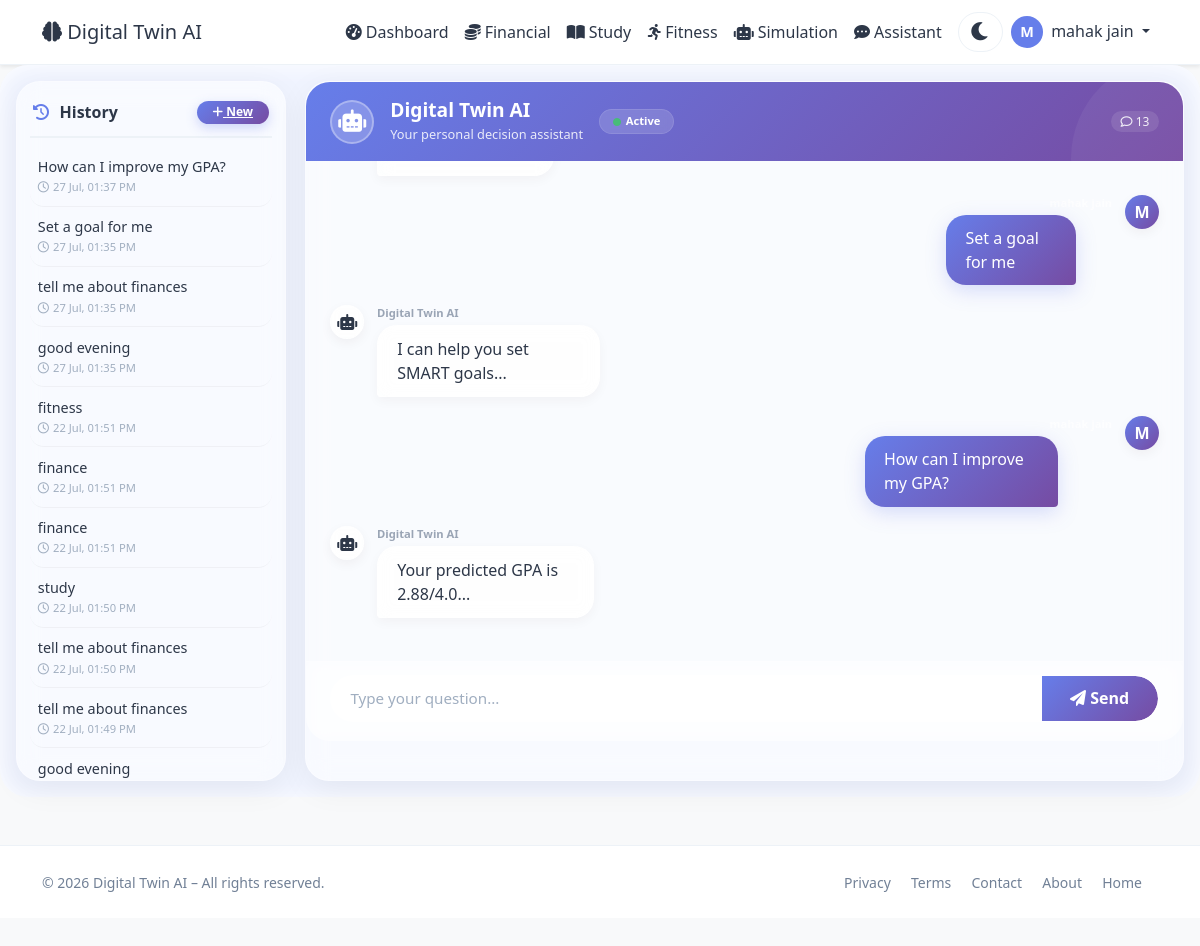
The page /user/assistant (signed in) on the database its author committed.
### app.py (models this page shows, shortened)
class User(UserMixin, db.Model):
    id = db.Column(db.Integer, primary_key=True)
    username = db.Column(db.String(80), unique=True, nullable=False)
    email = db.Column(db.String(120), unique=True, nullable=False)
    password_hash = db.Column(db.String(200), nullable=False)
    age = db.Column(db.Integer, default=25)
    occupation = db.Column(db.String(100), default='Student')
    monthly_income = db.Column(db.Float, default=50000)
    monthly_expenses = db.Column(db.Float, default=35000)
    savings = db.Column(db.Float, default=100000)
    study_hours_per_week = db.Column(db.Float, default=20)
    fitness_hours_per_week = db.Column(db.Float, default=5)
    sleep_hours_per_day = db.Column(db.Float, default=7)
    created_at = db.Column(db.DateTime, default=datetime.utcnow)
    is_admin = db.Column(db.Boolean, default=False)
    transactions = db.relationship('Transaction', backref='user', lazy=True)
    study_logs = db.relationship('StudyLog', backref='user', lazy=True)
    fitness_logs = db.relationship('FitnessLog', backref='user', lazy=True)
    goals = db.relationship('Goal', backref='user', lazy=True)

class ChatMessage(db.Model):
    id = db.Column(db.Integer, primary_key=True)
    user_id = db.Column(db.Integer, db.ForeignKey('user.id'), nullable=False)
    question = db.Column(db.Text, nullable=False)
    response = db.Column(db.Text, nullable=False)
    timestamp = db.Column(db.DateTime, default=datetime.utcnow)
    user = db.relationship('User', backref='chat_messages')

### app.py (the view, shortened to what this page needs)
@app.route('/user/assistant', methods=['GET', 'POST'])
@login_required
def user_assistant():
    if request.args.get('new'):
        session.pop('last_query', None)
        session.pop('last_response', None)
        session['hide_messages'] = True   # <-- Hide messages in chat body
        return redirect(url_for('user_assistant'))
    load_id = request.args.get('load')
    last_query = session.get('last_query')
    last_response = session.get('last_response')
    hide_messages = session.get('hide_messages', False)
    all_messages = ChatMessage.query.filter_by(user_id=current_user.id).order_by(ChatMessage.timestamp.desc()).all()
    return render_template('user/assistant.html',
                           user=current_user,
                           last_query=last_query,
                           last_response=last_response,
                           all_messages=all_messages,
                           hide_messages=hide_messages)

### app.py (called while the page is built)
@app.context_processor
def utility_processor():
    return dict(datetime=datetime)

@login_manager.user_loader
def load_user(user_id):
    return User.query.get(int(user_id))

### templates/user/assistant.html (shortened to what this page needs)
{% extends "base.html" %}
{% block content %}
<div class="assistant-wrapper">
    <div class="assistant-container">
        <div class="history-sidebar">
            <h6>
                <span><i class="fas fa-history"></i> History</span>
                <a href="{{ url_for('user_assistant', new=True) }}" class="btn-new-chat">
                    <i class="fas fa-plus"></i> New
                </a>
            </h6>
            {% if all_messages %}
                {% for msg in all_messages %}
                <div class="history-item"
                     onclick="location.href='{{ url_for('user_assistant', load=msg.id) }}'">
                    <div class="question">{{ msg.question }}</div>
                    <div class="timestamp">
                        <i class="far fa-clock me-1"></i>{{ msg.timestamp.strftime('%d %b, %I:%M %p') }}
                    </div>
                </div>
                {% endfor %}
            {% else %}
                <div class="text-muted text-center py-3" style="font-size:0.85rem;">
                    <i class="fas fa-inbox fa-2x d-block mb-2 opacity-25"></i>
                    No conversations yet.<br>Start chatting!
                </div>
            {% endif %}
        </div>
        <div class="chat-area" id="chatArea">
            <div class="chat-header">
                <div class="avatar"><i class="fas fa-robot"></i></div>
                <div class="info">
                    <h5>Digital Twin AI</h5>
                    <small>Your personal decision assistant</small>
                </div>
                <div class="badge-status">
                    <i class="fas fa-circle"></i> Active
                </div>
                <div class="chat-stats">
                    <span><i class="far fa-comment"></i> {{ all_messages|length }}</span>
                </div>
            </div>
            <div class="chat-body" id="chatBody">
                {% if hide_messages or not all_messages %}
                    <div class="empty-state">
                        <i class="fas fa-comment-dots"></i>
                        <h5 class="fw-bold text-dark">Start a conversation</h5>
                        <p>Ask me about finances, studies, fitness, or life goals.</p>
                        <div class="quick-actions">
                            <span class="btn-outline" onclick="fillAndSubmit('How can I save more money?')">💰 Save more</span>
                            <span class="btn-outline" onclick="fillAndSubmit('How can I improve my GPA?')">📚 Improve GPA</span>
                            <span class="btn-outline" onclick="fillAndSubmit('Give me fitness advice')">🏃 Fitness advice</span>
                            <span class="btn-outline" onclick="fillAndSubmit('Set a goal for me')">🎯 Set a goal</span>
                        </div>
                    </div>
                {% else %}
                    {% for msg in all_messages|sort(attribute='timestamp') %}
                        <div class="chat-message user">
                            <div class="avatar-small">{{ user.username[0]|upper }}</div>
                            <div>
                                <div class="username-label">{{ user.username }}</div>
                                <div class="bubble">{{ msg.question }}</div>
                            </div>
                        </div>
                        <div class="chat-message assistant">
                            <div class="avatar-small"><i class="fas fa-robot"></i></div>
                            <div>
                                <div class="username-label">Digital Twin AI</div>
                                <div class="bubble">{{ msg.response|replace('\n', '<br>')|safe }}</div>
                            </div>
                        </div>
                    {% endfor %}
                {% endif %}
            </div>
            <div class="chat-input">
                <form method="POST" id="chatForm">
                    <div class="input-group">
                        <input type="text" name="query" id="queryInput" class="form-control" placeholder="Type your question..." required>
                        <button type="submit" class="btn-send"><i class="fas fa-paper-plane"></i> Send</button>
                    </div>
                </form>
            </div>
        </div>
    </div>
</div>
{% endblock %}

### templates/base.html (shortened to what this page needs)
<!DOCTYPE html>
<html lang="en" data-theme="light">
<head>
    <link href="https://cdn.jsdelivr.net/npm/bootstrap@5.3.0/dist/css/bootstrap.min.css" rel="stylesheet">
    <link rel="stylesheet" href="https://cdnjs.cloudflare.com/ajax/libs/font-awesome/6.0.0/css/all.min.css">
</head>
<body>
    <nav class="navbar navbar-expand-lg navbar-light bg-white shadow-sm">
        <div class="container">
            <a class="navbar-brand" href="{{ url_for('index') }}">
                <i class="fas fa-brain"></i> Digital Twin AI
            </a>
            <div class="collapse navbar-collapse" id="navbarNav">
                <ul class="navbar-nav ms-auto align-items-lg-center">
                    {% if current_user.is_authenticated %}
                        <li class="nav-item">
                            <a class="nav-link" href="{{ url_for('user_dashboard') }}">
                                <i class="fas fa-tachometer-alt me-1"></i>Dashboard
                            </a>
                        </li>
                        <li class="nav-item">
                            <a class="nav-link" href="{{ url_for('user_financial') }}">
                                <i class="fas fa-coins me-1"></i>Financial
                            </a>
                        </li>
                        <li class="nav-item">
                            <a class="nav-link" href="{{ url_for('user_study') }}">
                                <i class="fas fa-book-open me-1"></i>Study
                            </a>
                        </li>
                        <li class="nav-item">
                            <a class="nav-link" href="{{ url_for('user_fitness') }}">
                                <i class="fas fa-running me-1"></i>Fitness
                            </a>
                        </li>
                        <li class="nav-item">
                            <a class="nav-link" href="{{ url_for('user_simulation') }}">
                                <i class="fas fa-robot me-1"></i>Simulation
                            </a>
                        </li>
                        <li class="nav-item">
                            <a class="nav-link" href="{{ url_for('user_assistant') }}">
                                <i class="fas fa-comment-dots me-1"></i>Assistant
                            </a>
                        </li>
                        <li class="nav-item">
                            <button class="theme-toggle" id="themeToggle" aria-label="Toggle theme">
                                <i class="fas fa-moon"></i>
                            </button>
                        </li>
                        <li class="nav-item dropdown">
                            <a class="nav-link dropdown-toggle" href="#" id="userDropdown" role="button" data-bs-toggle="dropdown">
                                <span class="user-avatar">{{ current_user.username[0]|upper }}</span>
                                <span class="ms-1">{{ current_user.username }}</span>
                            </a>
                        </li>
                    {% endif %}
                </ul>
            </div>
        </div>
    </nav>
    {% block content %}{% endblock %}
    <footer class="mt-5 py-4 bg-light border-top">
        <div class="container">
            <div class="row align-items-center">
                <div class="col-md-6 text-center text-md-start">
                    <span class="text-muted small">© 2026 Digital Twin AI – All rights reserved.</span>
                </div>
                <div class="col-md-6 text-center text-md-end">
                    <a href="{{ url_for('privacy') }}" class="text-muted text-decoration-none me-3 small">Privacy</a>
                    <a href="{{ url_for('terms') }}" class="text-muted text-decoration-none me-3 small">Terms</a>
                    <a href="{{ url_for('contact') }}" class="text-muted text-decoration-none me-3 small">Contact</a>
                    <a href="{{ url_for('about') }}" class="text-muted text-decoration-none me-3 small">About</a>
                    <a href="{{ url_for('index') }}" class="text-muted text-decoration-none me-3 small">Home</a>
                </div>
            </div>
        </div>
    </footer>
</body>
</html>

### templates/base.html (style rules this page uses)
:root { --bg-body: #f8f9fa; --bg-navbar: #ffffff; --bg-card: #ffffff; --text-primary: #2d3748; --text-muted: #718096; --border-color: #edf2f7; --shadow: 0 4px 20px rgba(0,0,0,0.06); --glass-bg: rgba(255,255,255,0.6); --glass-border: rgba(255,255,255,0.25); --accent: #667eea; --accent-gradient: linear-gradient(135deg, #667eea, #764ba2); --bg-input: #ffffff; --bg-light: #f7fafc; --bg-wrapper: #f0f4ff; --bg-hero: linear-gradient(135deg, #667eea 0%, #764ba2 100%); --dropdown-bg: #ffffff; --dropdown-text: #2d3748; --btn-bg: #667eea; --btn-hover: #5a6fd6; --badge-bg: #edf2f7; --badge-text: #4a5568; --progress-bg: #edf2f7; --progress-fill: linear-gradient(90deg, #667eea, #764ba2); }
body { background: var(--bg-body) !important; color: var(--text-primary) !important; font-family: 'Segoe UI', Tahoma, Geneva, Verdana, sans-serif; transition: background 0.3s, color 0.3s; }
.navbar { background: var(--bg-navbar) !important; border-bottom: 1px solid var(--border-color); }
.navbar-brand, .nav-link { color: var(--text-primary) !important; }
.bg-light, .bg-white { background: var(--bg-card) !important; }
.text-muted { color: var(--text-muted) !important; }
.form-control, .form-select { background: var(--bg-input) !important; color: var(--text-primary) !important; border-color: var(--border-color) !important; }
.dashboard-wrapper, .finance-wrapper, .study-wrapper, .fitness-wrapper, .assistant-wrapper, .sim-wrapper, .users-wrapper, .detail-wrapper, .about-wrapper, .privacy-wrapper, .terms-wrapper, .contact-wrapper { background: var(--bg-wrapper) !important; }
.border-top, .border-bottom { border-color: var(--border-color) !important; }
.theme-toggle { background: transparent; border: none; font-size: 1.3rem; color: var(--text-primary); cursor: pointer; transition: transform 0.3s; padding: 0.2rem 0.7rem; border-radius: 30px; background: var(--bg-input); margin-left: 0.5rem; border: 1px solid var(--border-color); }
.user-avatar { width: 32px; height: 32px; border-radius: 50%; background: var(--accent); color: white; display: inline-flex; align-items: center; justify-content: center; font-weight: 600; font-size: 0.9rem; }

### rows shown on the page
User: username "M", username "mahak jain"
ChatMessage: question "How can I improve my GPA?", timestamp "27 Jul, 01:37 PM", response "Your predicted GPA is 2.88/4.0..."
ChatMessage: question "Set a goal for me", timestamp "27 Jul, 01:35 PM", response "I can help you set SMART goals..."
ChatMessage: question "tell me about finances", timestamp "27 Jul, 01:35 PM"
ChatMessage: question "good evening", timestamp "27 Jul, 01:35 PM"
ChatMessage: question "fitness", timestamp "22 Jul, 01:51 PM"
ChatMessage: question "finance", timestamp "22 Jul, 01:51 PM"
ChatMessage: question "finance", timestamp "22 Jul, 01:51 PM"
ChatMessage: question "study", timestamp "22 Jul, 01:50 PM"
ChatMessage: question "tell me about finances", timestamp "22 Jul, 01:50 PM"
ChatMessage: question "tell me about finances", timestamp "22 Jul, 01:49 PM"
ChatMessage: question "good evening"

### other values the page prints
{{ all_messages|length }} "13"
